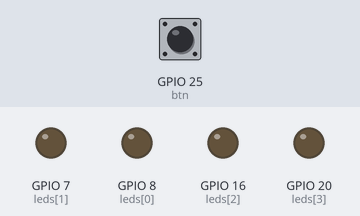
This program was run on a simulated Raspberry Pi (BCM pin numbers). Parts: output pins drawn as LEDs (lit = HIGH). The test bench sets the inputs (shaded band); at power-on: GPIO 25 (btn) HIGH.

Above: at 1.2 s.
1.3 s: GPIO 25 (btn) pulled LOW for 0.15 s
At 2.1 s:
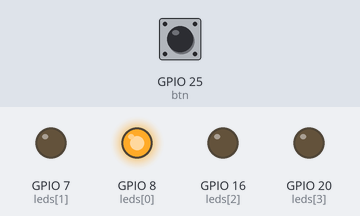
4.4 s: GPIO 25 (btn) pulled LOW for 1 s
At 7.1 s:
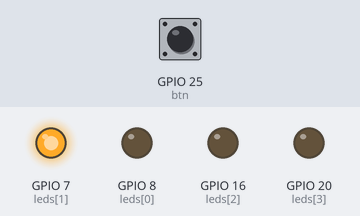
8.4 s: GPIO 25 (btn) pulled LOW for 3.2 s
At 12.1 s:
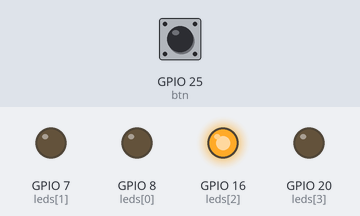
Timing chart, 0 to 14.8 s (numbered marks = the images above; inputs shaded):
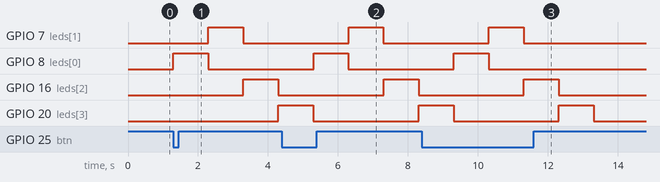

The program:

buttonLed_domino4.py
```python
from gpiozero import Button,LED
from time import sleep

pins=[8,7,16,20]
leds=[LED(pin) for pin in pins]

btn=Button(25)

while True:
        if btn.is_pressed:
                for i in leds:
                        i.on()
                        sleep(1)
                        i.off()
```

Measured:
- after the input at 1.3 s, GPIO 7 (leds[1]): LOW → HIGH after 1.0 s, → LOW 1.0 s later; GPIO 8 (leds[0]): LOW → HIGH at once, → LOW 1.0 s later; GPIO 16 (leds[2]): LOW → HIGH after 2.0 s, → LOW 1.0 s later; GPIO 20 (leds[3]): LOW → HIGH after 3.0 s
- after the input at 4.4 s, GPIO 7 (leds[1]): LOW → HIGH after 1.9 s, → LOW 1.0 s later; GPIO 8 (leds[0]): LOW → HIGH after 0.90 s, → LOW 1.0 s later; GPIO 16 (leds[2]): LOW → HIGH after 2.9 s, → LOW 1.0 s later
- after the input at 8.4 s, GPIO 7 (leds[1]): LOW → HIGH after 1.9 s, → LOW 1.0 s later; GPIO 8 (leds[0]): LOW → HIGH after 0.90 s, → LOW 1.0 s later; GPIO 16 (leds[2]): LOW → HIGH after 2.9 s, → LOW 1.0 s later
